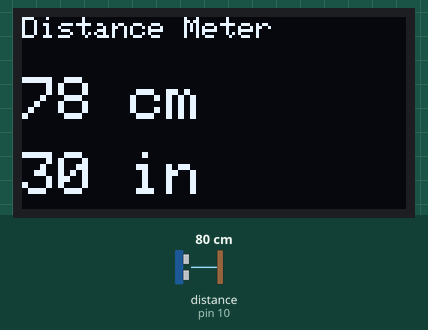
The sketch below on a simulated Arduino Uno, built with avr-gcc and run on an emulated ATmega328P. Shown: 128×64 one-colour display. Wiring (inferred from the names in the program): ultrasonic range finder: trigger pin 9; echo pin 10. The test bench sets the inputs (shaded band); at power-on: distance to the obstacle (sensor on pin 10) 80 cm. The echo pulse lasts 58.3 µs per cm; what the sketch prints to the serial monitor is not drawn.

Above: at 1.3 s.
1.4 s: distance to the obstacle (sensor on pin 10) set to 2 cm
At 2.8 s:
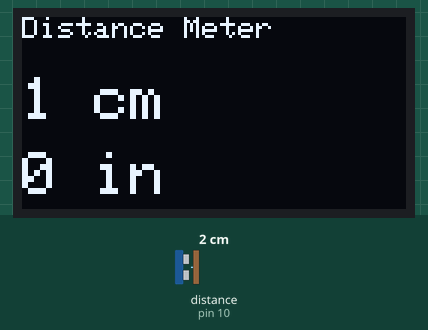
3.1 s: distance to the obstacle (sensor on pin 10) set to 4 cm
At 3.7 s:
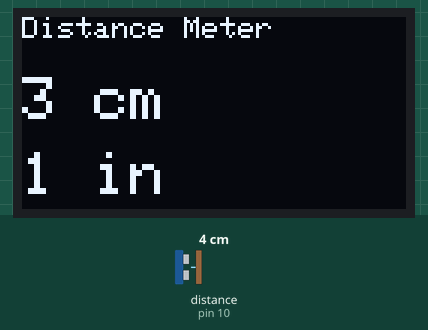
4.7 s: distance to the obstacle (sensor on pin 10) set to 9 cm
At 5.7 s:
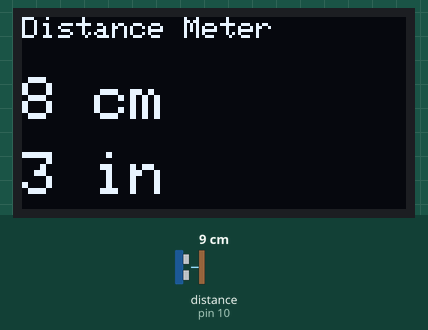
Timing chart, 0 to 7.7 s (numbered marks = the images above; inputs shaded):
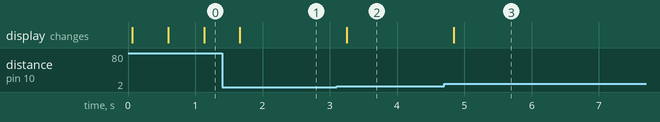

The sketch:

HC-SR04-ultrasonic-sensor.ino
```cpp
#include <SPI.h>
#include <Wire.h>
#include <Adafruit_GFX.h>
#include <Adafruit_SSD1306.h>

#define SCREEN_WIDTH 128
#define SCREEN_HEIGHT 64
#define OLED_RESET    -1
#define SCREEN_ADDRESS 0x3C ///< See datasheet for Address; 0x3D or 0x3C
Adafruit_SSD1306 display(SCREEN_WIDTH, SCREEN_HEIGHT, &Wire, OLED_RESET);

const int trigPin = 9;
const int echoPin = 10;

long duration;
int distanceCm;
int distanceInch;

void setup() {
  pinMode(trigPin, OUTPUT);
  pinMode(echoPin, INPUT);
  Serial.begin(9600);

  // Initialize OLED display
  if(!display.begin(SSD1306_SWITCHCAPVCC, SCREEN_ADDRESS)) {
    Serial.println(F("SSD1306 allocation failed"));
    for(;;); // Don't proceed, loop forever
  }

  display.clearDisplay();
  display.setTextColor(SSD1306_WHITE);
}

void loop() {
  // Clear the trigPin
  digitalWrite(trigPin, LOW);
  delayMicroseconds(2);

  // Set the trigPin HIGH for 10 microseconds
  digitalWrite(trigPin, HIGH);
  delayMicroseconds(10);
  digitalWrite(trigPin, LOW);

  // Read the echoPin
  duration = pulseIn(echoPin, HIGH);

  // Calculate distance
  distanceCm = duration * 0.034 / 2;
  distanceInch = duration * 0.0133 / 2;

  // Update OLED Display
  display.clearDisplay();

  display.setTextSize(1);
  display.setCursor(0, 0);
  display.print("Distance Meter");

  display.setTextSize(2);
  display.setCursor(0, 20);
  display.print(distanceCm);
  Serial.println(distanceCm);
  display.print(" cm");

  display.setCursor(0, 45);
  display.print(distanceInch);
  display.print(" in");

  display.display();

  delay(500);
}
```

Measured:
- after the input at 1.4 s, the display: changes after 0.26 s (image 1)
- after the input at 3.1 s, the display: changes after 0.15 s (image 2)
- after the input at 4.7 s, the display: changes after 0.14 s (image 3)
